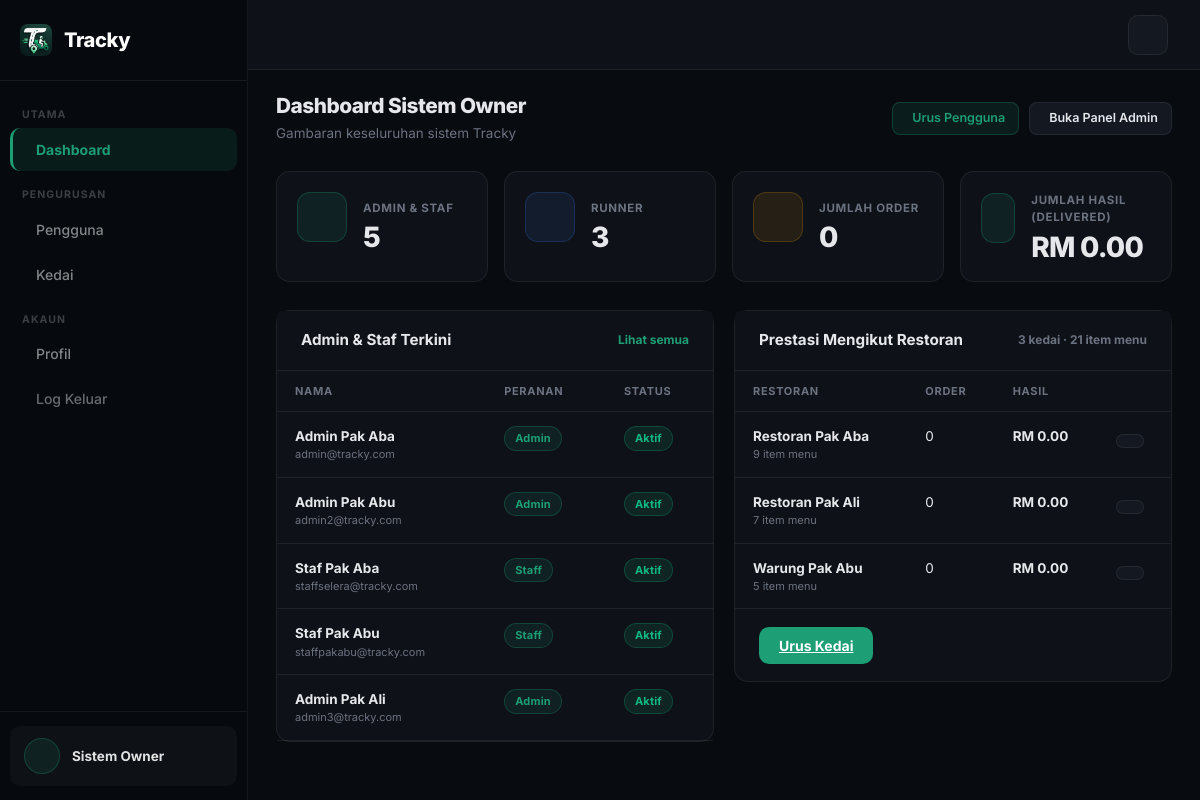
The app's page /superadmin/superadmin_dashboard.php (signed in) with its own data.
### tables this page shows
CREATE TABLE users (
  id INT AUTO_INCREMENT PRIMARY KEY,
  name VARCHAR(100) NOT NULL,
  email VARCHAR(100) UNIQUE NOT NULL,
  password VARCHAR(255) NOT NULL,
  role ENUM('superadmin','admin','staff','runner') NOT NULL,
  phone VARCHAR(20),
  restaurant_id INT NULL,
  is_active TINYINT DEFAULT 1,
  created_at TIMESTAMP DEFAULT CURRENT_TIMESTAMP,
  INDEX idx_users_restaurant (restaurant_id),
  FOREIGN KEY (restaurant_id) REFERENCES restaurants(id)
);

CREATE TABLE restaurants (
  id INT AUTO_INCREMENT PRIMARY KEY,
  name VARCHAR(100) NOT NULL DEFAULT 'Restoran Tracky',
  slug VARCHAR(80) UNIQUE,
  address TEXT,
  phone VARCHAR(20),
  email VARCHAR(100),
  logo VARCHAR(255),
  cover_image VARCHAR(255),
  accent_color VARCHAR(20) NOT NULL DEFAULT '#1D9E75',
  delivery_fee DECIMAL(10,2) DEFAULT 5.00,
  free_delivery_min DECIMAL(10,2) DEFAULT 30.00,
  operating_hours VARCHAR(100) DEFAULT '8:00 AM - 10:00 PM',
  is_open TINYINT DEFAULT 1,
  is_active TINYINT NOT NULL DEFAULT 1,
  created_at TIMESTAMP DEFAULT CURRENT_TIMESTAMP
);

### includes/functions.php (called while the page is built, shortened)
<?php
function asset(string $rel): string
{
    $rel = ltrim($rel, '/');
    $fs = dirname(__DIR__) . '/' . $rel;
    $v = is_file($fs) ? filemtime($fs) : 1;
    return '/tracky/' . $rel . '?v=' . $v;
}
function formatPrice(float $price): string
{
    return 'RM ' . number_format($price, 2);
}
function e(?string $value): string
{
    return htmlspecialchars($value ?? '', ENT_QUOTES, 'UTF-8');
}

### superadmin/superadmin_dashboard.php (the view, shortened to what this page needs)
<?php
require_once __DIR__ . '/../includes/db.php';
require_once __DIR__ . '/../includes/functions.php';
function scalarCount(mysqli $conn, string $sql): int
{
    $res = mysqli_query($conn, $sql);
    return $res ? (int) (mysqli_fetch_assoc($res)['c'] ?? 0) : 0;
}
$total_admins   = scalarCount($conn, "SELECT COUNT(*) c FROM users WHERE role IN ('admin','staff')");
$total_runners  = scalarCount($conn, "SELECT COUNT(*) c FROM users WHERE role='runner'");
$total_orders   = scalarCount($conn, "SELECT COUNT(*) c FROM orders");
$menu_items     = scalarCount($conn, "SELECT COUNT(*) c FROM menu_items");
$total_stores   = scalarCount($conn, "SELECT COUNT(*) c FROM restaurants");
$revenueRes = mysqli_query($conn, "SELECT COALESCE(SUM(total_amount),0) s FROM orders WHERE status='delivered'");
$revenue = $revenueRes ? (float) mysqli_fetch_assoc($revenueRes)['s'] : 0;
$per_restaurant = mysqli_query($conn, "SELECT res.id, res.name, res.is_active,
    (SELECT COUNT(*) FROM orders o WHERE o.restaurant_id = res.id) AS orders,
    (SELECT COALESCE(SUM(total_amount),0) FROM orders o WHERE o.restaurant_id = res.id AND o.status='delivered') AS revenue,
    (SELECT COUNT(*) FROM menu_items m WHERE m.restaurant_id = res.id) AS items
  FROM restaurants res ORDER BY res.name ASC");
$recent_users = mysqli_query($conn, "SELECT id, name, email, role, is_active, created_at FROM users WHERE role IN ('admin','staff') ORDER BY created_at DESC LIMIT 6");
require_once __DIR__ . '/../includes/superadmin_layout_start.php';
?>
<div class="page-header">
  <div class="page-header-left">
    <h4>Dashboard Sistem Owner</h4>
    <p>Gambaran keseluruhan sistem Tracky</p>
  </div>
  <div class="page-header-right">
    <a href="/tracky/superadmin/superadmin_users.php" class="btn-icon primary"><i class="ti ti-user-plus"></i> Urus Pengguna</a>
    <a href="/tracky/admin/admin_dashboard.php" class="btn-icon"><i class="ti ti-external-link"></i> Buka Panel Admin</a>
  </div>
</div>
<div class="stats-grid">
  <div class="stat-card">
    <div class="d-flex align-items-center gap-3">
      <div class="stat-icon green"><i class="ti ti-user-shield"></i></div>
      <div>
        <div class="stat-label">Admin & Staf</div>
        <div class="stat-value"><?= $total_admins ?></div>
      </div>
    </div>
  </div>
  <div class="stat-card">
    <div class="d-flex align-items-center gap-3">
      <div class="stat-icon blue"><i class="ti ti-bike"></i></div>
      <div>
        <div class="stat-label">Runner</div>
        <div class="stat-value"><?= $total_runners ?></div>
      </div>
    </div>
  </div>
  <div class="stat-card">
    <div class="d-flex align-items-center gap-3">
      <div class="stat-icon amber"><i class="ti ti-shopping-bag"></i></div>
      <div>
        <div class="stat-label">Jumlah Order</div>
        <div class="stat-value"><?= $total_orders ?></div>
      </div>
    </div>
  </div>
  <div class="stat-card">
    <div class="d-flex align-items-center gap-3">
      <div class="stat-icon green"><i class="ti ti-cash"></i></div>
      <div>
        <div class="stat-label">Jumlah Hasil (delivered)</div>
        <div class="stat-value"><?= formatPrice($revenue) ?></div>
      </div>
    </div>
  </div>
</div>
<div class="two-col-layout" style="margin-top:20px">
  <div>
    <div class="card">
      <div class="card-header d-flex justify-content-between align-items-center">
        <span>Admin & Staf Terkini</span>
        <a href="/tracky/superadmin/superadmin_users.php" style="font-size:12px;color:var(--primary);text-decoration:none;font-weight:700">Lihat semua</a>
      </div>
      <div class="table-responsive">
        <table class="table mb-0">
          <thead><tr><th>Nama</th><th>Peranan</th><th>Status</th></tr></thead>
          <tbody>
          <?php if (mysqli_num_rows($recent_users) === 0): ?>
            <tr><td colspan="3" style="text-align:center;color:var(--muted);padding:24px">Tiada akaun admin/staf lagi</td></tr>
          <?php else: while ($u = mysqli_fetch_assoc($recent_users)): ?>
            <tr>
              <td>
                <div style="font-weight:700;color:var(--text)"><?= e($u['name']) ?></div>
                <div style="font-size:11px;color:var(--muted)"><?= e($u['email']) ?></div>
              </td>
              <td><span class="badge-status status-assigned" style="font-size:11px"><?= e(ucfirst($u['role'])) ?></span></td>
              <td>
                <?php if ($u['is_active']): ?>
                  <span class="badge-status status-delivered" style="font-size:11px">Aktif</span>
                <?php else: ?>
                  <span class="badge-status status-cancelled" style="font-size:11px">Digantung</span>
                <?php endif; ?>
              </td>
            </tr>
          <?php endwhile; endif; ?>
          </tbody>
        </table>
      </div>
    </div>
  </div>
  <div>
    <div class="card">
      <div class="card-header d-flex justify-content-between align-items-center">
        <span>Prestasi Mengikut Restoran</span>
        <span style="font-size:12px;color:var(--muted)"><?= $total_stores ?> kedai · <?= $menu_items ?> item menu</span>
      </div>
      <div class="table-responsive">
        <table class="table mb-0">
          <thead><tr><th>Restoran</th><th>Order</th><th>Hasil</th><th></th></tr></thead>
          <tbody>
          <?php if (!$per_restaurant || mysqli_num_rows($per_restaurant) === 0): ?>
            <tr><td colspan="4" style="text-align:center;color:var(--muted);padding:24px">Tiada restoran lagi</td></tr>
          <?php else: while ($r = mysqli_fetch_assoc($per_restaurant)): ?>
            <tr>
              <td>
                <div style="font-weight:700;color:var(--text)"><?= e($r['name']) ?></div>
                <div style="font-size:11px;color:var(--muted)"><?= (int)$r['items'] ?> item menu<?= !$r['is_active'] ? ' · nyahaktif' : '' ?></div>
              </td>
              <td style="color:var(--text-2)"><?= (int)$r['orders'] ?></td>
              <td style="font-weight:700;color:var(--primary)"><?= formatPrice((float)$r['revenue']) ?></td>
              <td><a href="/tracky/admin/admin_dashboard.php?manage_restaurant=<?= (int)$r['id'] ?>" class="btn-icon" title="Urus kedai ini"><i class="ti ti-settings"></i></a></td>
            </tr>
          <?php endwhile; endif; ?>
          </tbody>
        </table>
      </div>
      <div class="card-body">
        <a href="/tracky/superadmin/superadmin_stores.php" class="btn-tracky"><i class="ti ti-building-store"></i> Urus Kedai</a>
      </div>
    </div>
  </div>
</div>
<?php require_once __DIR__ . '/../includes/superadmin_layout_end.php'; ?>

### includes/superadmin_layout_start.php (shortened to what this page needs)
<?php
require_once __DIR__ . '/db.php';
require_once __DIR__ . '/functions.php';
$current = basename($_SERVER['PHP_SELF']);
if (!empty($_SESSION['user_id'])) {
    $uid = (int) $_SESSION['user_id'];
    if ($ures = mysqli_query($conn, "SELECT name FROM users WHERE id = $uid LIMIT 1")) {
        if ($urow = mysqli_fetch_assoc($ures)) {
            $_SESSION['name'] = $urow['name'];
        }
    }
}
?>
<!DOCTYPE html>
<html lang="ms">
<head>
  <link href="https://cdn.jsdelivr.net/npm/bootstrap@5.3.0/dist/css/bootstrap.min.css" rel="stylesheet">
  <link href="https://cdn.jsdelivr.net/npm/@tabler/icons-webfont@3.44.0/dist/tabler-icons.min.css" rel="stylesheet">
  <link href="<?= asset('assets/css/admin.css') ?>" rel="stylesheet">
</head>
<body>
<div class="wrapper d-flex">
  <aside class="sidebar" id="sidebar">
    <div class="sidebar-brand">
      <img src="/tracky/assets/img/icon.png" alt="Tracky" class="brand-img">
      <span>Tracky</span>
    </div>
    <nav class="sidebar-nav">
      <div class="nav-label">Utama</div>
      <a href="/tracky/superadmin/superadmin_dashboard.php" class="nav-item <?= $current === 'superadmin_dashboard.php' ? 'active' : '' ?>">
        <i class="ti ti-layout-dashboard"></i> Dashboard
      </a>
      <div class="nav-label">Pengurusan</div>
      <a href="/tracky/superadmin/superadmin_users.php" class="nav-item <?= $current === 'superadmin_users.php' ? 'active' : '' ?>">
        <i class="ti ti-users-group"></i> Pengguna
      </a>
      <a href="/tracky/superadmin/superadmin_stores.php" class="nav-item <?= $current === 'superadmin_stores.php' ? 'active' : '' ?>">
        <i class="ti ti-building-store"></i> Kedai
      </a>
      <div class="nav-label">Akaun</div>
      <a href="/tracky/superadmin/superadmin_profile.php" class="nav-item <?= $current === 'superadmin_profile.php' ? 'active' : '' ?>">
        <i class="ti ti-user"></i> Profil
      </a>
      <a href="/tracky/logout.php" class="nav-item" style="color:rgba(255,255,255,0.4)">
        <i class="ti ti-logout"></i> Log Keluar
      </a>
    </nav>
    <div class="sidebar-footer">
      <div class="sidebar-user">
        <div class="sidebar-avatar"><i class="ti ti-shield-lock"></i></div>
        <div class="sidebar-user-name"><?= e($_SESSION['name'] ?? '') ?></div>
      </div>
    </div>
  </aside>
  <main class="main" id="main-content">
    <div class="topbar">
      <div class="topbar-actions">
        <button class="theme-toggle-btn" id="themeToggle" onclick="toggleTheme()">
        </button>
      </div>
    </div>
    <div class="content">

### records on screen
users: name "Sistem Owner"
users: name "Admin Pak Aba", email "admin@tracky.com", role "Admin", is_active "Aktif"
users: name "Admin Pak Abu", email "admin2@tracky.com", role "Admin", is_active "Aktif"
users: name "Staf Pak Aba", email "staffselera@tracky.com", role "Staff", is_active "Aktif"
users: name "Staf Pak Abu", email "staffpakabu@tracky.com", role "Staff", is_active "Aktif"
users: name "Admin Pak Ali", email "admin3@tracky.com", role "Admin", is_active "Aktif"
restaurants: name "Restoran Pak Aba", items "9", orders "0", revenue "RM 0.00"
restaurants: name "Restoran Pak Ali", items "7", orders "0", revenue "RM 0.00"
restaurants: name "Warung Pak Abu", items "5", orders "0", revenue "RM 0.00"

### other values on screen
$total_admins "5"
$total_runners "3"
$total_orders "0"
formatPrice($revenue) "RM 0.00"
$total_stores "3"
$menu_items "21"
